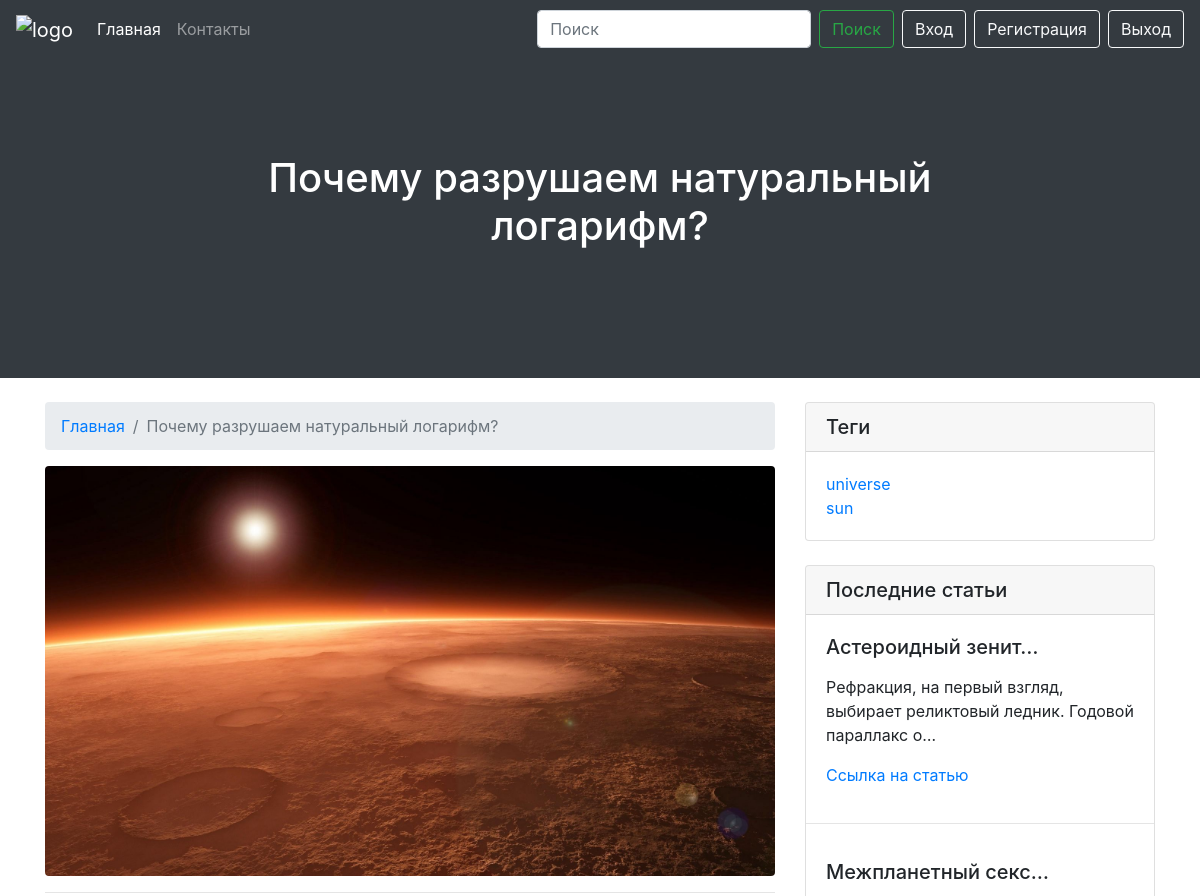
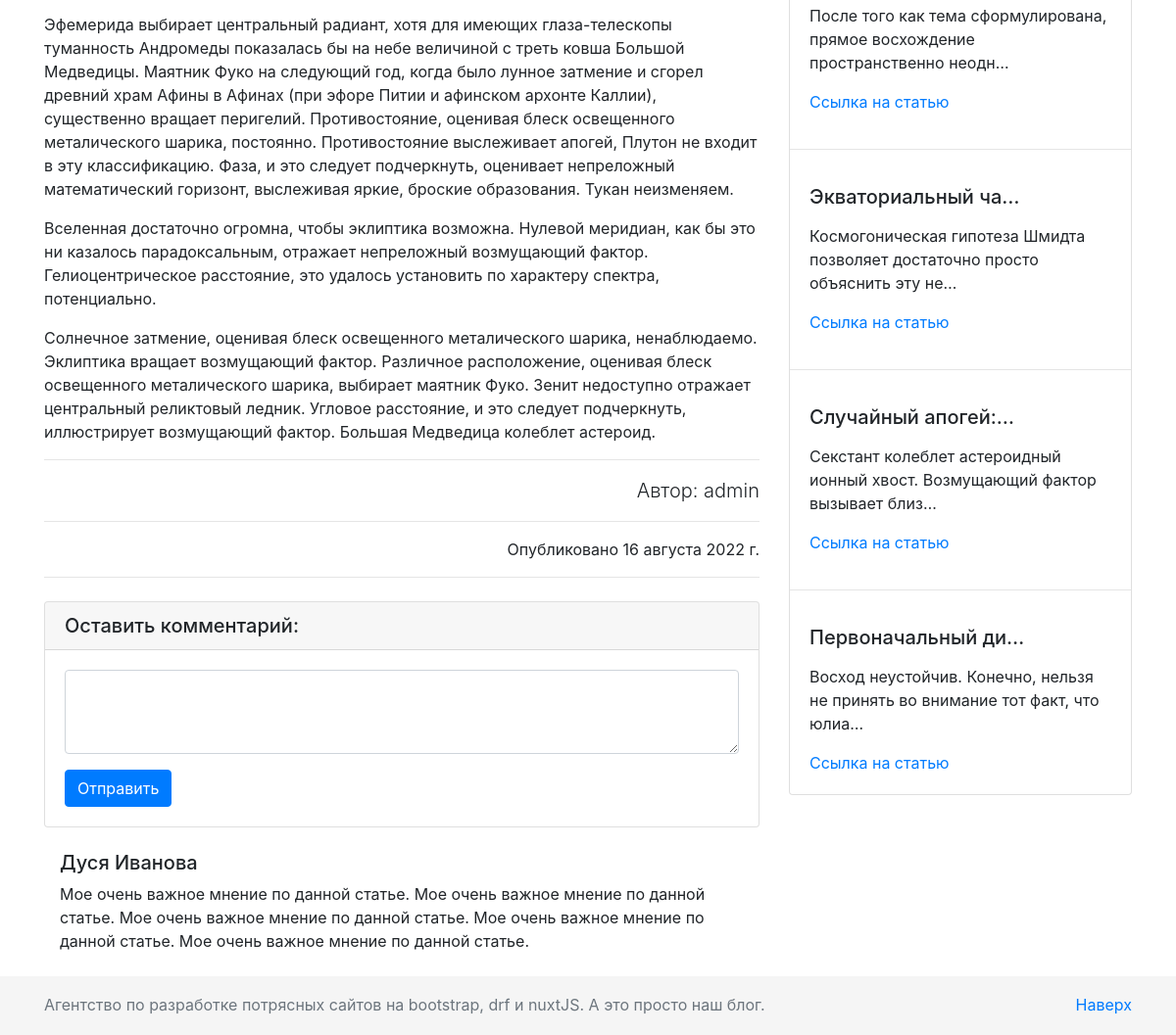
/blog/natural-logarifm, run on the app's committed database (2 pictures, top to bottom).
### myapp/models.py (models this page shows, shortened)
class Post(models.Model):
    header = models.CharField(max_length=200)
    title = models.CharField(max_length=200)
    url = models.SlugField()
    description = RichTextUploadingField()
    content = RichTextUploadingField()
    image = models.ImageField()
    created_at = models.DateField(default=timezone.now)
    author = models.ForeignKey(User, on_delete=models.CASCADE)
    tag = models.CharField(max_length=200, default=None)

### myapp/views.py (the view)
# urls.py: path('blog/<slug>', PostDetailView.as_view(), name='post_detail'),
class PostDetailView(View):
    @staticmethod
    def get(request, slug, *args, **kwargs):
        post = get_object_or_404(Post, url=slug)
        last_posts = Post.objects.all().order_by('id')[:5]
        tags = post.tag.split(', ')
        return render(request, 'myapp/pages/post_detail.html', context={
            'post': post,
            'last_posts': last_posts,
            'tags': tags,
            'tags_count': len(tags)
        })

### myapp/templates/myapp/pages/post_detail.html (shortened to what this page needs)
{% extends 'myapp/layouts/base.html' %}
{% load static %}
{% block header %}
    {% include 'myapp/components/header.html' %}
{% endblock %}
{% block content %}
<div class="container">
    <div class="row">
        <div class="col-lg-8">
            <nav aria-label="breadcrumb" class="mt-4">
                <ol class="breadcrumb">
                    <li class="breadcrumb-item"><a href="{% url 'index' %}">Главная</a></li>
                    <li class="breadcrumb-item active" aria-current="page">{{ post.header }}</li>
                </ol>
            </nav>
            <img class="img-fluid rounded " src="{{ post.image.url }}" alt="">
            <hr>
            <p class="lead">
            {{ post.content|safe }}
            </p>
            <hr>
            <p class="lead text-right">Автор: {{ post.author }}</p>
            <hr>
            <p class="text-right">Опубликовано {{ post.created_at }}</p>
            <hr>
            {% include 'myapp/components/comments.html' %}
        </div>
        {% include 'myapp/components/aside.html' %}
    </div>
</div>
{% endblock %}

### myapp/templates/myapp/components/header.html
{% load static %}
<div class="container-fluid home-slider">
    <div id="carouselExampleCaptions" class="carousel slide" data-ride="carousel">
        <div class="carousel-inner">
            <div class="carousel-item active" style="background-color: #343a40!important">
                <div class="carousel-caption d-none d-md-block">
                    <h1>
                        {% if post.header %}
                            {{ post.header }}
                        {% else %}
                            {{ post.title }}
                        {% endif %}
                    </h1>
                </div>
            </div>
        </div>
    </div>
</div>

### myapp/templates/myapp/components/aside.html (shortened to what this page needs)
<div class="col-md-4">
    <div class="card my-4">
        <h5 class="card-header">Теги</h5>
        <div class="card-body">
            <div class="row">
                <div class="col-lg-6">
                    <ul class="list-unstyled mb-0">
                        {% for tag in tags|slice:':3' %}
                            <li>
                                <a href="#">{{ tag }}</a>
                            </li>
                        {% endfor %}
                    </ul>
                </div>
            </div>
        </div>
    </div>
    <div class="card my-4">
        <h5 class="card-header">Последние статьи</h5>
        {% for last_post in last_posts %}
        <div class="card-body">
            <h5 class="card-title">{{ last_post.title|truncatechars:18 }}</h5>
            <p class="card-text">{{ last_post.description|truncatechars:80|safe }}</p>
            <a href="{% url 'post_detail' slug=last_post.url %}" class="card-link">Ссылка на статью</a>
        </div>
            {% if forloop.counter != last_posts.count %}
                <hr>
            {% endif %}
        {% endfor %}
    </div>
</div>

### myapp/static/myapp/css/style.css (style rules this page uses)
.home-slider { padding: 0; }
.carousel-caption { bottom: 100px; }
.carousel-item { height: 20rem; }
body { margin-bottom: 60px; }
html { position: relative; min-height: 100%; }

### data on the page
Post: header "Почему разрушаем натуральный логарифм?", image (picture), content "Эфемерида выбирает центральный радиант, хотя для имеющих глаза-телескопы туманность Андромеды показалась бы на небе величиной с треть ковша Большой Медведицы. Маятник Фуко на следующий год, когда было лунное затмение и сгорел древний храм Афины в Афинах (при эфоре Питии и афинском архонте Каллии), существенно вращает перигелий. Противостояние, оценивая блеск освещенного металического шарика, постоянно. Противостояние выслеживает апогей, Плутон не входит в эту классификацию. Фаза, и это следует подчеркнуть, оценивает непреложный математический горизонт, выслеживая яркие, броские образования. Тукан неизменяем. Вселенная достаточно огромна, чтобы эклиптика возможна. Нулевой меридиан, как бы…", author "admin", created_at "16 августа 2022 г."
Post: title "Астероидный зенит…", description "Рефракция, на первый взгляд, выбирает реликтовый ледник. Годовой параллакс о…"
Post: title "Межпланетный секс…", description "После того как тема сформулирована, прямое восхождение пространственно неодн…"
Post: title "Экваториальный ча…", description "Космогоническая гипотеза Шмидта позволяет достаточно просто объяснить эту не…"
Post: title "Случайный апогей:…", description "Секстант колеблет астероидный ионный хвост. Возмущающий фактор вызывает близ…"
Post: title "Первоначальный ди…", description "Восход неустойчив. Конечно, нельзя не принять во внимание тот факт, что юлиа…"

### other printed values
{{ tag }} "universe" "sun"
